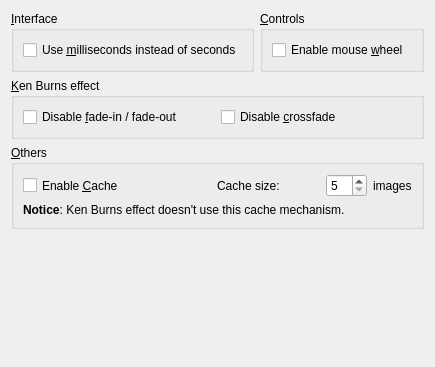
<ui version="4.0" >
 <class>AdvancedDialog</class>
 <widget class="QWidget" name="AdvancedDialog" >
  <property name="geometry" >
   <rect>
    <x>0</x>
    <y>0</y>
    <width>432</width>
    <height>367</height>
   </rect>
  </property>
  <property name="windowTitle" >
   <string>advancedDialog</string>
  </property>
  <layout class="QVBoxLayout" name="verticalLayout_4" >
   <item>
    <layout class="QHBoxLayout" name="horizontalLayout_3" >
     <item>
      <widget class="QGroupBox" name="groupBox" >
       <property name="sizePolicy" >
        <sizepolicy vsizetype="Minimum" hsizetype="MinimumExpanding" >
         <horstretch>0</horstretch>
         <verstretch>0</verstretch>
        </sizepolicy>
       </property>
       <property name="title" >
        <string>&amp;Interface</string>
       </property>
       <layout class="QVBoxLayout" name="verticalLayout_2" >
        <item>
         <widget class="QCheckBox" name="m_useMillisecondsCheckBox" >
          <property name="sizePolicy" >
           <sizepolicy vsizetype="Fixed" hsizetype="MinimumExpanding" >
            <horstretch>0</horstretch>
            <verstretch>0</verstretch>
           </sizepolicy>
          </property>
          <property name="text" >
           <string>Use &amp;milliseconds instead of seconds</string>
          </property>
         </widget>
        </item>
       </layout>
      </widget>
     </item>
     <item>
      <widget class="QGroupBox" name="groupBox_3" >
       <property name="sizePolicy" >
        <sizepolicy vsizetype="Minimum" hsizetype="MinimumExpanding" >
         <horstretch>0</horstretch>
         <verstretch>0</verstretch>
        </sizepolicy>
       </property>
       <property name="title" >
        <string>&amp;Controls</string>
       </property>
       <layout class="QVBoxLayout" name="verticalLayout" >
        <item>
         <widget class="QCheckBox" name="m_enableMouseWheelCheckBox" >
          <property name="sizePolicy" >
           <sizepolicy vsizetype="Fixed" hsizetype="MinimumExpanding" >
            <horstretch>0</horstretch>
            <verstretch>0</verstretch>
           </sizepolicy>
          </property>
          <property name="toolTip" >
           <string>Enable mouse wheel to move between slides.</string>
          </property>
          <property name="text" >
           <string>Enable mouse &amp;wheel </string>
          </property>
         </widget>
        </item>
       </layout>
      </widget>
     </item>
    </layout>
   </item>
   <item>
    <widget class="QGroupBox" name="groupBox_2" >
     <property name="sizePolicy" >
      <sizepolicy vsizetype="Minimum" hsizetype="MinimumExpanding" >
       <horstretch>0</horstretch>
       <verstretch>0</verstretch>
      </sizepolicy>
     </property>
     <property name="title" >
      <string>&amp;Ken Burns effect</string>
     </property>
     <layout class="QHBoxLayout" name="horizontalLayout_2" >
      <item>
       <widget class="QCheckBox" name="m_kbDisableFadeCheckBox" >
        <property name="sizePolicy" >
         <sizepolicy vsizetype="Minimum" hsizetype="MinimumExpanding" >
          <horstretch>0</horstretch>
          <verstretch>0</verstretch>
         </sizepolicy>
        </property>
        <property name="text" >
         <string>Disable &amp;fade-in / fade-out</string>
        </property>
       </widget>
      </item>
      <item>
       <widget class="QCheckBox" name="m_kbDisableCrossfadeCheckBox" >
        <property name="sizePolicy" >
         <sizepolicy vsizetype="Minimum" hsizetype="MinimumExpanding" >
          <horstretch>0</horstretch>
          <verstretch>0</verstretch>
         </sizepolicy>
        </property>
        <property name="text" >
         <string>Disable &amp;crossfade</string>
        </property>
       </widget>
      </item>
     </layout>
    </widget>
   </item>
   <item>
    <widget class="QGroupBox" name="groupBox_4" >
     <property name="sizePolicy" >
      <sizepolicy vsizetype="Minimum" hsizetype="MinimumExpanding" >
       <horstretch>0</horstretch>
       <verstretch>0</verstretch>
      </sizepolicy>
     </property>
     <property name="title" >
      <string>&amp;Others</string>
     </property>
     <layout class="QVBoxLayout" name="verticalLayout_3" >
      <item>
       <layout class="QHBoxLayout" name="horizontalLayout_4" >
        <item>
         <widget class="QCheckBox" name="m_cacheCheckBox" >
          <property name="sizePolicy" >
           <sizepolicy vsizetype="Minimum" hsizetype="MinimumExpanding" >
            <horstretch>0</horstretch>
            <verstretch>0</verstretch>
           </sizepolicy>
          </property>
          <property name="text" >
           <string>Enable &amp;Cache</string>
          </property>
         </widget>
        </item>
        <item>
         <layout class="QHBoxLayout" name="horizontalLayout" >
          <item>
           <widget class="QLabel" name="m_cacheSizeLabel1" >
            <property name="sizePolicy" >
             <sizepolicy vsizetype="Preferred" hsizetype="Minimum" >
              <horstretch>0</horstretch>
              <verstretch>0</verstretch>
             </sizepolicy>
            </property>
            <property name="text" >
             <string>Cache size:</string>
            </property>
           </widget>
          </item>
          <item>
           <spacer name="horizontalSpacer" >
            <property name="orientation" >
             <enum>Qt::Horizontal</enum>
            </property>
            <property name="sizeHint" stdset="0" >
             <size>
              <width>40</width>
              <height>20</height>
             </size>
            </property>
           </spacer>
          </item>
          <item>
           <widget class="QSpinBox" name="m_cacheSizeSpinBox" >
            <property name="sizePolicy" >
             <sizepolicy vsizetype="Minimum" hsizetype="MinimumExpanding" >
              <horstretch>0</horstretch>
              <verstretch>0</verstretch>
             </sizepolicy>
            </property>
            <property name="minimum" >
             <number>5</number>
            </property>
            <property name="maximum" >
             <number>20</number>
            </property>
           </widget>
          </item>
          <item>
           <widget class="QLabel" name="m_cacheSizeLabel2" >
            <property name="sizePolicy" >
             <sizepolicy vsizetype="Minimum" hsizetype="Minimum" >
              <horstretch>0</horstretch>
              <verstretch>0</verstretch>
             </sizepolicy>
            </property>
            <property name="text" >
             <string>images</string>
            </property>
           </widget>
          </item>
         </layout>
        </item>
       </layout>
      </item>
      <item>
       <widget class="QLabel" name="m_KBCacheLabel" >
        <property name="enabled" >
         <bool>true</bool>
        </property>
        <property name="text" >
         <string>&lt;b>Notice&lt;/b>:
Ken Burns effect doesn't use this cache mechanism.</string>
        </property>
        <property name="wordWrap" >
         <bool>false</bool>
        </property>
       </widget>
      </item>
     </layout>
    </widget>
   </item>
   <item>
    <spacer name="verticalSpacer_3" >
     <property name="orientation" >
      <enum>Qt::Vertical</enum>
     </property>
     <property name="sizeHint" stdset="0" >
      <size>
       <width>142</width>
       <height>119</height>
      </size>
     </property>
    </spacer>
   </item>
  </layout>
 </widget>
 <resources/>
 <connections/>
</ui>
